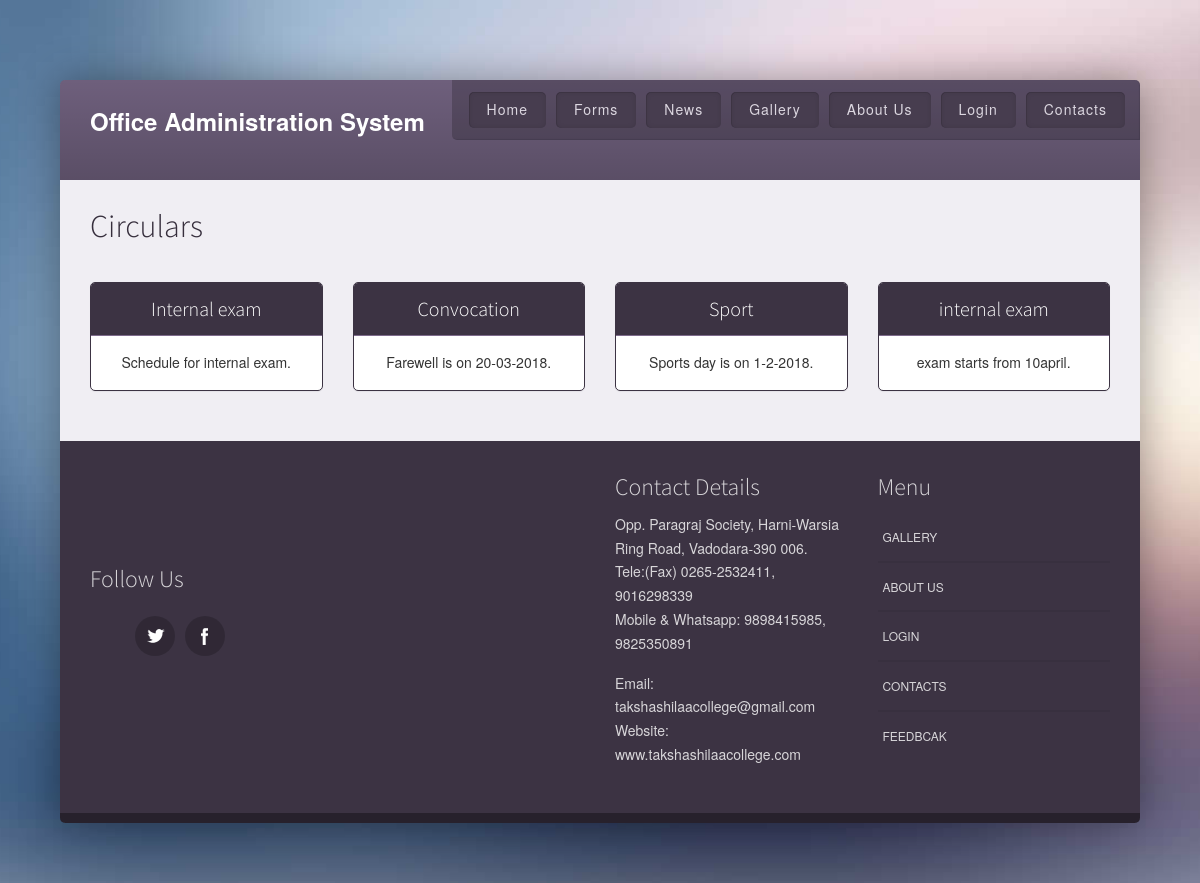
The app's page /circular.php with its own data.
### tables this page shows
CREATE TABLE `circular` (
  `circular_id` int(11) NOT NULL,
  `title` varchar(30) DEFAULT NULL,
  `date` varchar(20) DEFAULT NULL,
  `description` varchar(200) DEFAULT NULL
);

### circular.php (the view, shortened to what this page needs)
<!DOCTYPE html PUBLIC "-//W3C//DTD XHTML 1.0 Transitional//EN" "http://www.w3.org/TR/xhtml1/DTD/xhtml1-transitional.dtd">
<html xmlns="http://www.w3.org/1999/xhtml">
<head>
</head>
<body>
 <?php include 'header.php';?>
 <div class="container">
                        <div class="row margin-vert-30">
                            <div class="col-md-12">
                                <h2 class="margin-bottom-30">Circulars</h2>
                                <div class="row margin-top-40">
                                 <?php
                                        $ret="select * from circular";
$stmt = $conn->prepare($ret) ;
$stmt->execute() ;
$res=$stmt->get_result();
$cnt=1;
while($row=$res->fetch_object())
	  {
	  	?>
                                    <div class="col-md-3">
                                        <div class="panel panel-primary">
                                            <div class="panel-heading">
                                                <h3 class="panel-title text-center">
                                                    <?php echo $row->title;?>
                                                </h3>
                                            </div>
                                            <div class="panel-body text-center">
                                               <?php echo $row->description;?></li>
                                            </div>
                                        </div>
                                    </div>
                                        <?php $cnt=$cnt+1; }?>
                            </div>
                        </div>
                    </div>
                    </div>
 <?php include 'footer.php';?>
</body>
</html>

### assets/css/nexus.css (style rules this page uses)
html { overflow-y: scroll; }
body { line-height: 1.7em; font-size: 14px; background-color: #27212c; }
.container { max-width: 1080px; padding-left: 30px; padding-right: 30px; width: 100%; }
.margin-vert-30 { margin-top: 30px; margin-bottom: 30px; }
.margin-top-40 { margin-top: 40px; }
.margin-bottom-30 { margin-bottom: 30px; }
h2 { font-weight: 300; line-height: 1em; margin: 0 0 10px; color: #362e3c; font-family: Source Sans Pro; font-size: 32px; }
h3 { font-size: 1.7em; padding: 0; line-height: 32px; font-family: Source Sans Pro; font-weight: 300; margin: 0; color: #5c5c5c; }
.panel-title { font-size: 20px; }
.panel-primary > .panel-heading { border-color: #7d6a8b; }

### records on screen
circular: title "Internal exam", description "Schedule for internal exam."
circular: title "Convocation", description "Farewell is on 20-03-2018."
circular: title "Sport", description "Sports day is on 1-2-2018."
circular: title "internal exam", description "exam starts from 10april."
